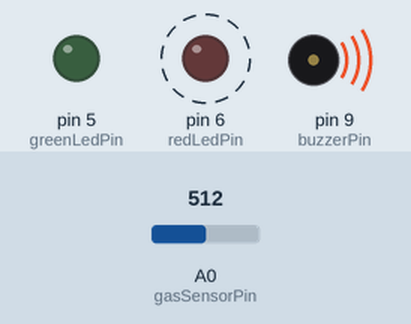
A sketch run on a simulated Arduino Uno, built with avr-gcc and run on an emulated ATmega328P. Shown: output pins drawn as LEDs (lit = HIGH), buzzer (waves = sounding, pin HIGH). Dashed ring = blinking. Inputs (shaded band) come from the test bench; at power-on: A0 (gasSensorPin) = 512.

Above: at 1.25 s.
1.3 s: A0 (gasSensorPin) set to 318
4.3 s: A0 (gasSensorPin) set to 288
At 5.3 s:
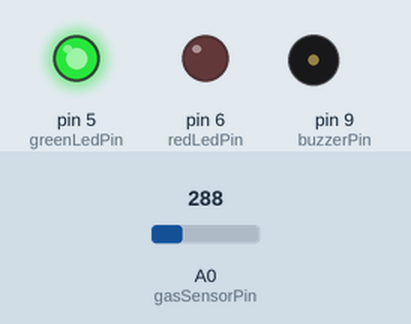
5.9 s: A0 (gasSensorPin) set to 306
At 6.15 s:
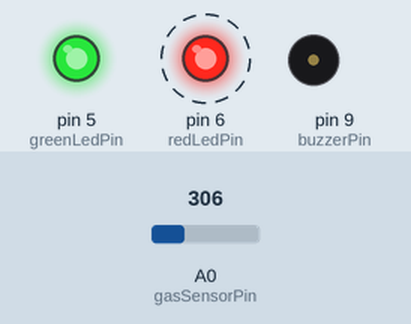
Timing chart, 0 to 14.9 s (numbered marks = the images above; inputs shaded):
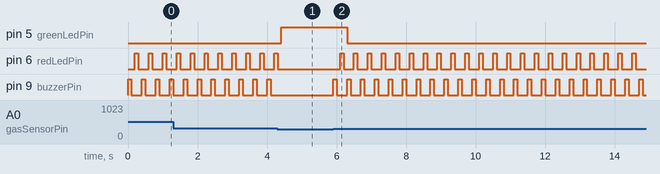

Measured:
- the behaviour switches between 301 and 300 on A0 (gasSensorPin) (found by bisection; images 0 and 1)
- after the input at 4.3 s, pin 5 (greenLedPin): LOW → HIGH after 0.10 s; pin 6 (redLedPin): goes on until 4.3 s, then stays LOW; pin 9 (buzzerPin): stops changing and stays LOW
- after the input at 5.9 s, pin 5 (greenLedPin): HIGH → LOW after 0.40 s; pin 6 (redLedPin): alternates HIGH for 0.10 s and LOW for 0.30 s, starting after 0.20 s; pin 9 (buzzerPin): alternates HIGH for 0.10 s and LOW for 0.30 s, starting at once
- by itself, pin 6 (redLedPin), pin 9 (buzzerPin): alternates HIGH for 0.10 s and LOW for 0.30 s

The sketch:

analog_sensor_control.ino
```cpp
int gasThreshold = 300; // Setting the threshold value for gas
int buzzerPin = 9; // The pin where the buzzer is connected
int gasSensorPin = A0; // The pin where the gas sensor is connected
int redLedPin = 6; // The pin where the red LED is connected
int greenLedPin = 5; // The pin where the green LED is connected

void setup() {
  pinMode(buzzerPin, OUTPUT); // Setting the buzzer pin as output
  pinMode(redLedPin, OUTPUT); // Setting the red LED pin as output
  pinMode(greenLedPin, OUTPUT); // Setting the green LED pin as output
}

void loop() {
  int gasValue = analogRead(gasSensorPin); // Reading the analog value from the gas sensor

  if (gasValue > gasThreshold) { // If the gas value is greater than the threshold value, the following code block will be executed
    digitalWrite(buzzerPin, HIGH);
    delay(100);
    digitalWrite(buzzerPin, LOW);
    delay(100);
    digitalWrite(redLedPin, HIGH);
    delay(100);
    digitalWrite(redLedPin, LOW);
    delay(100);
    digitalWrite(greenLedPin, LOW);
  } else { // If the gas value is less than or equal to the threshold value, the following code block will be executed
    digitalWrite(buzzerPin, LOW); // If the value is below the threshold value, the buzzer will turn off
    digitalWrite(redLedPin, LOW); // If the value is below the threshold value, the red LED will turn off
    digitalWrite(greenLedPin, HIGH); // If the value is below the threshold value, the green LED will turn on
  }
}
```
